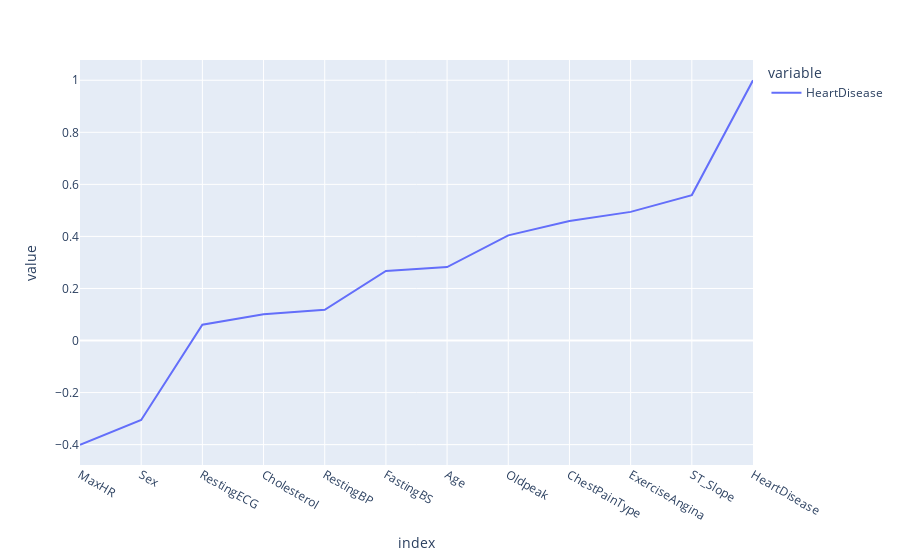

Write notebook code for a chart like this one.
### Code cell
px.line(heartDf.corr()['HeartDisease'].sort_values())

### Figure 1 — Plotly figure (JSON) as saved in the notebook; plotly's stock layout.template omitted (floating-point values rounded to 4 significant figures)
{"data": [{"hovertemplate": "variable=HeartDisease<br>index=%{x}<br>value=%{y}<extra></extra>", "legendgroup": "HeartDisease", "line": {"color": "#636efa", "dash": "solid"}, "marker": {"symbol": "circle"}, "mode": "lines", "name": "HeartDisease", "orientation": "v", "showlegend": true, "type": "scatter", "x": ["MaxHR", "Sex", "RestingECG", "Cholesterol", "RestingBP", "FastingBS", "Age", "Oldpeak", "ChestPainType", "ExerciseAngina", "ST_Slope", "HeartDisease"], "xaxis": "x", "y": [-0.4004, -0.3054, 0.06101, 0.1013, 0.1183, 0.2673, 0.282, 0.404, 0.459, 0.4943, 0.5588, 1.0], "yaxis": "y"}], "layout": {"legend": {"title": {"text": "variable"}, "tracegroupgap": 0}, "margin": {"t": 60}, "xaxis": {"anchor": "y", "domain": [0, 1], "title": {"text": "index"}}, "yaxis": {"anchor": "x", "domain": [0, 1], "title": {"text": "value"}}}}
